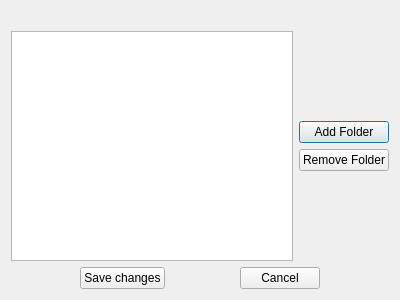
<?xml version="1.0" encoding="UTF-8"?>
<ui version="4.0">
 <class>Dialog</class>
 <widget class="QDialog" name="Dialog">
  <property name="geometry">
   <rect>
    <x>0</x>
    <y>0</y>
    <width>400</width>
    <height>300</height>
   </rect>
  </property>
  <property name="windowTitle">
   <string>Steam folder list</string>
  </property>
  <layout class="QVBoxLayout" name="verticalLayout_2">
   <item>
    <widget class="QLabel" name="errorLabel">
     <property name="text">
      <string/>
     </property>
    </widget>
   </item>
   <item>
    <layout class="QHBoxLayout" name="horizontalLayout">
     <item>
      <widget class="QListWidget" name="folderList"/>
     </item>
     <item>
      <layout class="QVBoxLayout" name="verticalLayout">
       <item>
        <spacer name="verticalSpacer">
         <property name="orientation">
          <enum>Qt::Vertical</enum>
         </property>
         <property name="sizeHint" stdset="0">
          <size>
           <width>20</width>
           <height>40</height>
          </size>
         </property>
        </spacer>
       </item>
       <item>
        <widget class="QPushButton" name="addFolder">
         <property name="text">
          <string>Add Folder</string>
         </property>
        </widget>
       </item>
       <item>
        <widget class="QPushButton" name="removeFolder">
         <property name="text">
          <string>Remove Folder</string>
         </property>
        </widget>
       </item>
       <item>
        <spacer name="verticalSpacer_2">
         <property name="orientation">
          <enum>Qt::Vertical</enum>
         </property>
         <property name="sizeHint" stdset="0">
          <size>
           <width>20</width>
           <height>40</height>
          </size>
         </property>
        </spacer>
       </item>
      </layout>
     </item>
    </layout>
   </item>
   <item>
    <layout class="QHBoxLayout" name="horizontalLayout_2">
     <item>
      <spacer name="horizontalSpacer">
       <property name="orientation">
        <enum>Qt::Horizontal</enum>
       </property>
       <property name="sizeHint" stdset="0">
        <size>
         <width>40</width>
         <height>20</height>
        </size>
       </property>
      </spacer>
     </item>
     <item>
      <widget class="QPushButton" name="saveButton">
       <property name="text">
        <string>Save changes</string>
       </property>
      </widget>
     </item>
     <item>
      <spacer name="horizontalSpacer_3">
       <property name="orientation">
        <enum>Qt::Horizontal</enum>
       </property>
       <property name="sizeHint" stdset="0">
        <size>
         <width>40</width>
         <height>20</height>
        </size>
       </property>
      </spacer>
     </item>
     <item>
      <widget class="QPushButton" name="cancelButton">
       <property name="text">
        <string>Cancel</string>
       </property>
      </widget>
     </item>
     <item>
      <spacer name="horizontalSpacer_2">
       <property name="orientation">
        <enum>Qt::Horizontal</enum>
       </property>
       <property name="sizeHint" stdset="0">
        <size>
         <width>40</width>
         <height>20</height>
        </size>
       </property>
      </spacer>
     </item>
    </layout>
   </item>
  </layout>
 </widget>
 <resources/>
 <connections/>
</ui>
